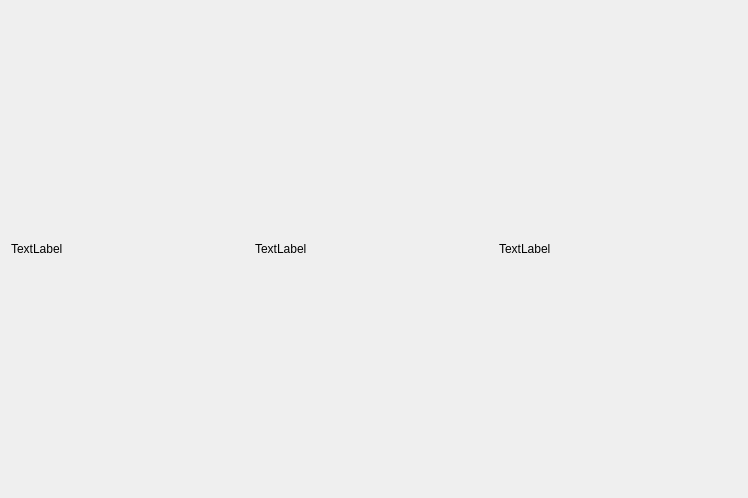
<?xml version="1.0" encoding="UTF-8"?>
<ui version="4.0">
 <class>Form</class>
 <widget class="QWidget" name="Form">
  <property name="geometry">
   <rect>
    <x>0</x>
    <y>0</y>
    <width>748</width>
    <height>498</height>
   </rect>
  </property>
  <property name="windowTitle">
   <string>Form</string>
  </property>
  <layout class="QHBoxLayout" name="horizontalLayout_2">
   <item>
    <layout class="QHBoxLayout" name="horizontalLayout">
     <item>
      <widget class="QLabel" name="label">
       <property name="text">
        <string>TextLabel</string>
       </property>
      </widget>
     </item>
     <item>
      <widget class="QLabel" name="label_2">
       <property name="text">
        <string>TextLabel</string>
       </property>
      </widget>
     </item>
     <item>
      <widget class="QLabel" name="label_3">
       <property name="text">
        <string>TextLabel</string>
       </property>
      </widget>
     </item>
    </layout>
   </item>
  </layout>
 </widget>
 <resources/>
 <connections/>
</ui>
